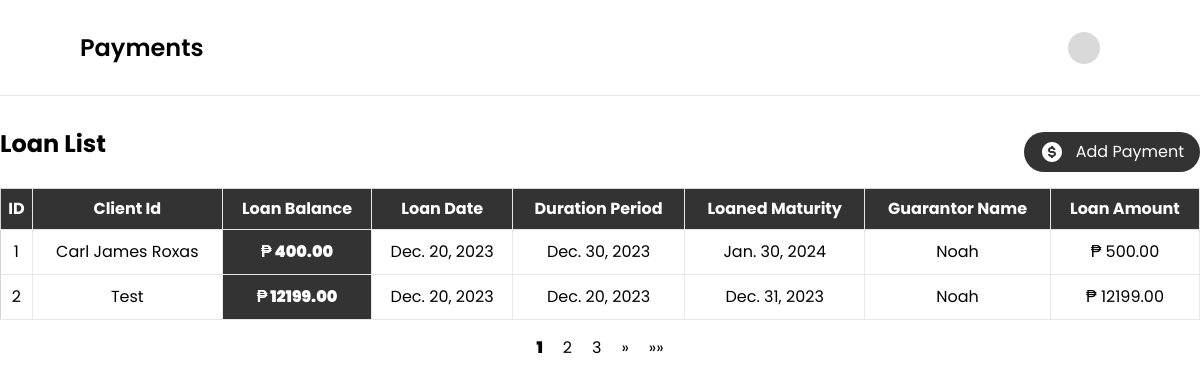
The app's page /collector/payment_list/, older data.
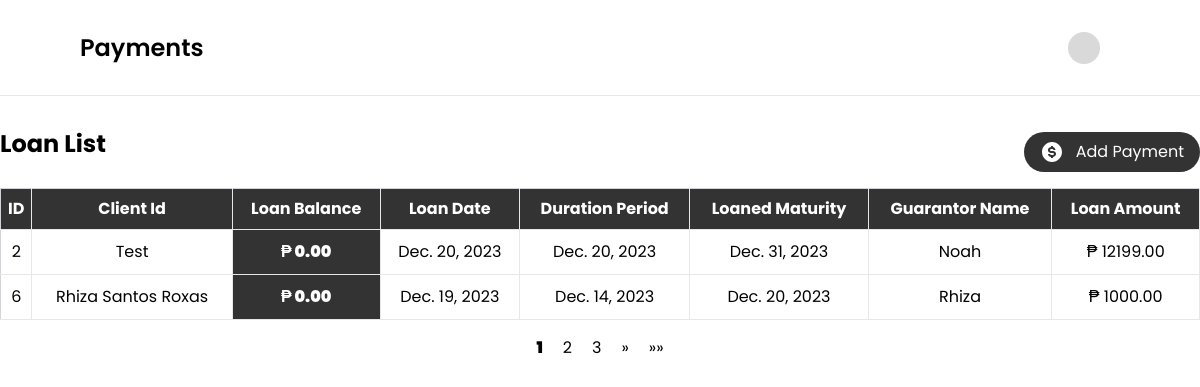
The same page, newer data.
### loanmanagement/models.py (models this page shows, shortened)
class Loan(models.Model):
    client_id = models.ForeignKey(Person, on_delete=models.CASCADE)
    loan_date = models.DateField()
    duration_period = models.DateField()
    interest_rate = models.DecimalField(max_digits=10, decimal_places=2)
    loan_amount = models.DecimalField(max_digits=100, decimal_places=2)
    loan_maturity = models.DateField()
    guarantor = models.CharField(max_length=250)
    processing_fee = models.DecimalField(max_digits=10, decimal_places=2)
    loan_balance = models.DecimalField(max_digits=10, decimal_places=2, null=True)
    net = models.DecimalField(max_digits=10, decimal_places=2)
    checking_no = models.CharField(max_length=250, null=False, blank=False)
    has_active_loan = models.BooleanField(default=True)
    def __str__(self):
        status = "Active" if self.has_active_loan else "Inactive"
        return f"{self.client_id.name} (ID: {self.id}, Status: {status})"

class Person(models.Model):
    name = models.CharField(max_length=250, null=False, blank=False)
    address = models.CharField(max_length=250, null=False, blank=False)
    picture = models.ImageField(upload_to='images/', null=True, blank=True)
    document = models.FileField(upload_to='documents/', null=True, blank=True)
    created_at = models.DateTimeField(auto_now_add=True)
    def __str__(self):
        return self.name

### collector/views.py (the view)
# urls.py: path('payment_list/', views.payment_list, name='payment_list'),
def payment_list(request):
    loans = Loan.objects.all()
    paginated = Paginator(loans, 2)
    page_number = request.GET.get('page')
    page = paginated.get_page(page_number)
    form = PaymentForm(request.POST)
    return render(request, 'collectorDashboard.html', {'loans': page, 'form': form, 'paginator': paginated})

### collector/templates/collectorDashboard.html (shortened to what this page needs)
<!doctype html>
<html lang="en">
<head>
    <script src="https://cdn.tailwindcss.com"></script>
    <link href='https://unpkg.com/boxicons@2.0.7/css/boxicons.min.css' rel='stylesheet'>
    <link rel="stylesheet" href="https://cdn.jsdelivr.net/npm/flatpickr/dist/flatpickr.min.css">
</head>
<body>
<div>
{% load widget_tweaks %}
 <div>
    <div class="flex justify-between bg-white h-24 items-center px-6 md:px-20 py-auto border-b">
        <h2 class="text-xl md:text-2xl font-semibold">Payments</h2>
        <div class="flex gap-2 md:gap-5 justify-center items-center">
            {% load static %}
            <img src="{% static 'images/svg/skeleton.svg' %}" class="w-6 h-6 md:w-8 h-8">
        </div>
    </div>
    <div class="mx-3 md:mx-auto max-w-[1240px] mt-8">
        <div class="flex justify-between items-center mb-3">
            <h1 class="md:text-2xl text-xl font-bold mb-4">Loan List</h1>
            <button type="submit" id="openModalBtn" class=" text-[12px] md:text-[16px] flex items-center justify-center gap-3 bg-black/80 text-white py-1 md:py-2 px-4 rounded-[50px]">
                <img/>Add Payment
            </button>
        </div>
        <table class="min-w-full bg-white border border-gray-300">
            <thead>
                <tr class="bg-black/80 text-white">
                    <th class="py-2 px-1 border-b border-r">ID</th>
                    <th class="py-2 px-1 border-b border-r">Client Id</th>
                    <th class="py-2 px-1 border-b border-r">Loan Balance</th>
                    <th class="py-2 px-1 border-b border-r">Loan Date</th>
                    <th class="py-2 px-1 border-b border-r">Duration Period</th>
                    <th class="py-2 px-1 border-b border-r">Loaned Maturity</th>
                    <th class="py-2 px-1 border-b border-r">Guarantor Name</th>
                    <th class="py-2 px-1 border-b border-r">Loan Amount</th>
                </tr>
            </thead>
            <tbody>
                {% for loan in loans %}
                    <tr class="text-center">
                        <td class="py-2 px-1 border-b border-r py-2.5">{{ loan.id }}</td>
                        <td class="py-2 px-1 border-b border-r py-2.5">{{ loan.client_id }}</td>
                        <td class="py-2 px-1 border-b border-r py-2.5 font-black bg-black/80 text-white">₱ {{ loan.loan_balance }}</td>
                        <td class="py-2 px-1 border-b border-r py-2.5">{{ loan.loan_date }}</td>
                        <td class="py-2 px-1 border-b border-r py-2.5">{{ loan.duration_period }}</td>
                        <td class="py-2 px-1 border-b border-r py-2.5">{{ loan.loan_maturity }}</td>
                        <td class="py-2 px-1 border-b border-r py-2.5">{{ loan.guarantor }}</td>
                        <td class="py-2 px-1 border-b border-r py-2.5">₱ {{ loan.loan_amount }}</td>
                    </tr>
                {% endfor %}
            </tbody>
        </table>
         <div class="flex justify-center mt-4">
        <ul class="pagination flex justify-center items-center gap-5">
            {% for num in loans.paginator.page_range %}
                {% if loans.number == num %}
                    <li class="active font-black"><span>{{ num }} <span class="sr-only">(current)</span></span></li>
                {% else %}
                    <li><a href="?page={{ num }}">{{ num }}</a></li>
                {% endif %}
            {% endfor %}
            {% if loans.has_next %}
                <li><a href="?page={{ loans.next_page_number }}">&raquo;</a></li>
                <li><a href="?page={{ loans.paginator.num_pages }}">&raquo;&raquo;</a></li>
            {% endif %}
        </ul>
    </div>
    </div>
</div>
</body>
</html>

Row changes from the older to the newer data that the page shows:
removed Loan: id "1", client_id "Carl James Roxas", loan_balance "400.00", loan_date "Dec. 20, 2023", duration_period "Dec. 30, 2023", loan_maturity "Jan. 30, 2024", guarantor "Noah", loan_amount "500.00"
changed Loan "Dec. 31, 2023": loan_balance "12199.00" → "0.00"
now on this page (row edited): Loan: id "6", client_id "Rhiza Santos Roxas", loan_balance "0.00", loan_date "Dec. 19, 2023", duration_period "Dec. 14, 2023", loan_maturity "Dec. 20, 2023", guarantor "Rhiza", loan_amount "1000.00"
